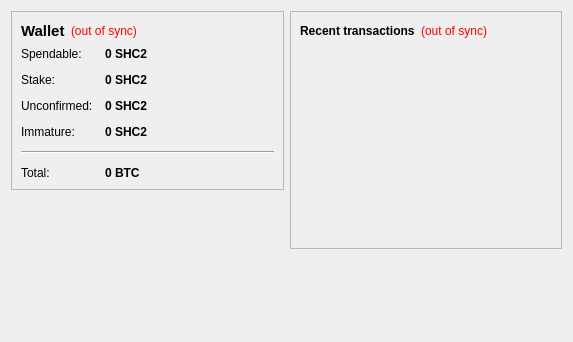
<?xml version="1.0" encoding="UTF-8"?>
<ui version="4.0">
 <class>OverviewPage</class>
 <widget class="QWidget" name="OverviewPage">
  <property name="geometry">
   <rect>
    <x>0</x>
    <y>0</y>
    <width>573</width>
    <height>342</height>
   </rect>
  </property>
  <property name="windowTitle">
   <string>Form</string>
  </property>
  <layout class="QHBoxLayout" name="horizontalLayout" stretch="1,1">
   <item>
    <layout class="QVBoxLayout" name="verticalLayout_2">
     <item>
      <widget class="QFrame" name="frame">
       <property name="frameShape">
        <enum>QFrame::StyledPanel</enum>
       </property>
       <property name="frameShadow">
        <enum>QFrame::Raised</enum>
       </property>
       <layout class="QVBoxLayout" name="verticalLayout_4">
        <item>
         <layout class="QHBoxLayout" name="horizontalLayout_4">
          <item>
           <widget class="QLabel" name="label_5">
            <property name="font">
             <font>
              <pointsize>11</pointsize>
              <weight>75</weight>
              <bold>true</bold>
             </font>
            </property>
            <property name="text">
             <string>Wallet</string>
            </property>
           </widget>
          </item>
          <item>
           <widget class="QLabel" name="labelWalletStatus">
            <property name="toolTip">
             <string>The displayed information may be out of date. Your wallet automatically synchronizes with the SherlockCoinV2 network after a connection is established, but this process has not completed yet.</string>
            </property>
            <property name="styleSheet">
             <string notr="true">QLabel { color: red; }</string>
            </property>
            <property name="text">
             <string notr="true">(out of sync)</string>
            </property>
            <property name="alignment">
             <set>Qt::AlignLeading|Qt::AlignLeft|Qt::AlignVCenter</set>
            </property>
           </widget>
          </item>
          <item>
           <spacer name="horizontalSpacer_2">
            <property name="orientation">
             <enum>Qt::Horizontal</enum>
            </property>
            <property name="sizeHint" stdset="0">
             <size>
              <width>40</width>
              <height>20</height>
             </size>
            </property>
           </spacer>
          </item>
         </layout>
        </item>
        <item>
         <layout class="QFormLayout" name="formLayout_2">
          <property name="fieldGrowthPolicy">
           <enum>QFormLayout::AllNonFixedFieldsGrow</enum>
          </property>
          <property name="horizontalSpacing">
           <number>12</number>
          </property>
          <property name="verticalSpacing">
           <number>12</number>
          </property>
          <item row="0" column="0">
           <widget class="QLabel" name="label">
            <property name="text">
             <string>Spendable:</string>
            </property>
           </widget>
          </item>
          <item row="0" column="1">
           <widget class="QLabel" name="labelBalance">
            <property name="font">
             <font>
              <weight>75</weight>
              <bold>true</bold>
             </font>
            </property>
            <property name="cursor">
             <cursorShape>IBeamCursor</cursorShape>
            </property>
            <property name="toolTip">
             <string>Your current spendable balance</string>
            </property>
            <property name="text">
             <string notr="true">0 SHC2</string>
            </property>
            <property name="textInteractionFlags">
             <set>Qt::LinksAccessibleByMouse|Qt::TextSelectableByKeyboard|Qt::TextSelectableByMouse</set>
            </property>
           </widget>
          </item>
          <item row="1" column="0">
           <widget class="QLabel" name="label_6">
            <property name="text">
             <string>Stake:</string>
            </property>
           </widget>
          </item>
          <item row="1" column="1">
           <widget class="QLabel" name="labelStake">
            <property name="font">
             <font>
              <weight>75</weight>
              <bold>true</bold>
             </font>
            </property>
            <property name="cursor">
             <cursorShape>IBeamCursor</cursorShape>
            </property>
            <property name="toolTip">
             <string>Total of coins that was staked, and do not yet count toward the current balance</string>
            </property>
            <property name="text">
             <string notr="true">0 SHC2</string>
            </property>
            <property name="textInteractionFlags">
             <set>Qt::LinksAccessibleByMouse|Qt::TextSelectableByKeyboard|Qt::TextSelectableByMouse</set>
            </property>
           </widget>
          </item>
          <item row="2" column="0">
           <widget class="QLabel" name="label_3">
            <property name="text">
             <string>Unconfirmed:</string>
            </property>
           </widget>
          </item>
          <item row="2" column="1">
           <widget class="QLabel" name="labelUnconfirmed">
            <property name="font">
             <font>
              <weight>75</weight>
              <bold>true</bold>
             </font>
            </property>
            <property name="cursor">
             <cursorShape>IBeamCursor</cursorShape>
            </property>
            <property name="toolTip">
             <string>Total of transactions that have yet to be confirmed, and do not yet count toward the current balance</string>
            </property>
            <property name="text">
             <string notr="true">0 SHC2</string>
            </property>
            <property name="textInteractionFlags">
             <set>Qt::LinksAccessibleByMouse|Qt::TextSelectableByKeyboard|Qt::TextSelectableByMouse</set>
            </property>
           </widget>
          </item>
          <item row="3" column="0">
           <widget class="QLabel" name="labelImmatureText">
            <property name="text">
             <string>Immature:</string>
            </property>
           </widget>
          </item>
          <item row="3" column="1">
           <widget class="QLabel" name="labelImmature">
            <property name="font">
             <font>
              <weight>75</weight>
              <bold>true</bold>
             </font>
            </property>
            <property name="toolTip">
             <string>Mined balance that has not yet matured</string>
            </property>
            <property name="text">
             <string notr="true">0 SHC2</string>
            </property>
            <property name="textInteractionFlags">
             <set>Qt::LinksAccessibleByMouse|Qt::TextSelectableByKeyboard|Qt::TextSelectableByMouse</set>
            </property>
           </widget>
          </item>
          <item row="4" column="0" colspan="2">
           <widget class="Line" name="line">
            <property name="orientation">
             <enum>Qt::Horizontal</enum>
            </property>
           </widget>
          </item>
          <item row="5" column="0">
           <widget class="QLabel" name="labelTotalText">
            <property name="text">
             <string>Total:</string>
            </property>
           </widget>
          </item>
          <item row="5" column="1">
           <widget class="QLabel" name="labelTotal">
            <property name="font">
             <font>
              <weight>75</weight>
              <bold>true</bold>
             </font>
            </property>
            <property name="cursor">
             <cursorShape>IBeamCursor</cursorShape>
            </property>
            <property name="toolTip">
             <string>Your current total balance</string>
            </property>
            <property name="text">
             <string notr="true">0 BTC</string>
            </property>
            <property name="textInteractionFlags">
             <set>Qt::LinksAccessibleByMouse|Qt::TextSelectableByKeyboard|Qt::TextSelectableByMouse</set>
            </property>
           </widget>
          </item>
         </layout>
        </item>
       </layout>
      </widget>
     </item>
     <item>
      <spacer name="verticalSpacer_3">
       <property name="orientation">
        <enum>Qt::Vertical</enum>
       </property>
       <property name="sizeHint" stdset="0">
        <size>
         <width>20</width>
         <height>40</height>
        </size>
       </property>
      </spacer>
     </item>
     <item>
      <widget class="QLabel" name="label_2">
       <property name="text">
        <string/>
       </property>
       <property name="pixmap">
        <pixmap resource="../bitcoin.qrc">:/images/backg</pixmap>
       </property>
       <property name="scaledContents">
        <bool>false</bool>
       </property>
       <property name="alignment">
        <set>Qt::AlignCenter</set>
       </property>
      </widget>
     </item>
     <item>
      <spacer name="verticalSpacer">
       <property name="orientation">
        <enum>Qt::Vertical</enum>
       </property>
       <property name="sizeHint" stdset="0">
        <size>
         <width>20</width>
         <height>40</height>
        </size>
       </property>
      </spacer>
     </item>
    </layout>
   </item>
   <item>
    <layout class="QVBoxLayout" name="verticalLayout_3">
     <item>
      <widget class="QFrame" name="frame_2">
       <property name="frameShape">
        <enum>QFrame::StyledPanel</enum>
       </property>
       <property name="frameShadow">
        <enum>QFrame::Raised</enum>
       </property>
       <layout class="QVBoxLayout" name="verticalLayout">
        <item>
         <layout class="QHBoxLayout" name="horizontalLayout_2">
          <item>
           <widget class="QLabel" name="label_4">
            <property name="text">
             <string>&lt;b&gt;Recent transactions&lt;/b&gt;</string>
            </property>
           </widget>
          </item>
          <item>
           <widget class="QLabel" name="labelTransactionsStatus">
            <property name="toolTip">
             <string>The displayed information may be out of date. Your wallet automatically synchronizes with the SherlockCoinV2 network after a connection is established, but this process has not completed yet.</string>
            </property>
            <property name="styleSheet">
             <string notr="true">QLabel { color: red; }</string>
            </property>
            <property name="text">
             <string notr="true">(out of sync)</string>
            </property>
            <property name="alignment">
             <set>Qt::AlignRight|Qt::AlignTrailing|Qt::AlignVCenter</set>
            </property>
           </widget>
          </item>
          <item>
           <spacer name="horizontalSpacer">
            <property name="orientation">
             <enum>Qt::Horizontal</enum>
            </property>
            <property name="sizeHint" stdset="0">
             <size>
              <width>40</width>
              <height>20</height>
             </size>
            </property>
           </spacer>
          </item>
         </layout>
        </item>
        <item>
         <widget class="QListView" name="listTransactions">
          <property name="styleSheet">
           <string notr="true">QListView { background: transparent; }</string>
          </property>
          <property name="frameShape">
           <enum>QFrame::NoFrame</enum>
          </property>
          <property name="verticalScrollBarPolicy">
           <enum>Qt::ScrollBarAlwaysOff</enum>
          </property>
          <property name="horizontalScrollBarPolicy">
           <enum>Qt::ScrollBarAlwaysOff</enum>
          </property>
          <property name="selectionMode">
           <enum>QAbstractItemView::NoSelection</enum>
          </property>
         </widget>
        </item>
       </layout>
      </widget>
     </item>
     <item>
      <spacer name="verticalSpacer_2">
       <property name="orientation">
        <enum>Qt::Vertical</enum>
       </property>
       <property name="sizeHint" stdset="0">
        <size>
         <width>20</width>
         <height>40</height>
        </size>
       </property>
      </spacer>
     </item>
    </layout>
   </item>
  </layout>
 </widget>
 <resources>
  <include location="../bitcoin.qrc"/>
 </resources>
 <connections/>
</ui>
